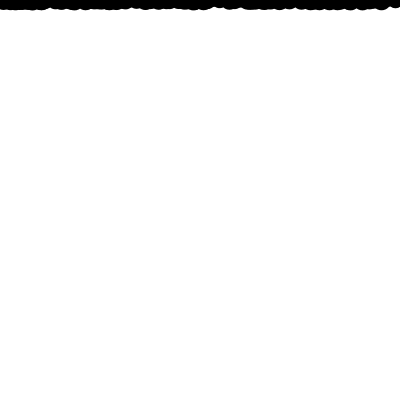
Frame 1 (no input)
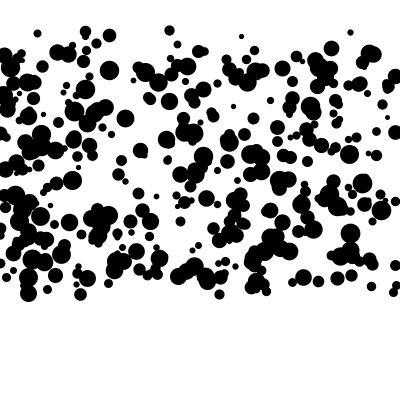
Frame 60 (the mouse pressed at the canvas centre just before this capture)
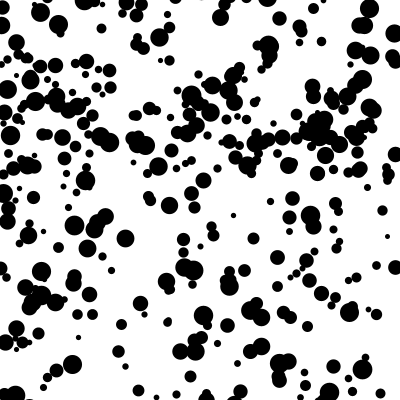
Frame 120 (the mouse held since frame 60 and released just before this capture)

The Processing sketch that drew these frames (run headless with seeded random() and noise(); from frame 60 on, the mouse is pressed at the canvas centre):

// Processing sketch: processing_41206
// ── processing_41206.pde

int howMany=400;

float[] x=new float[howMany];
float[] y=new float[howMany];
float[] dia=new float[howMany];
float[] speed=new float[howMany];

void setup() {
  size(400,400);
  for(int i=0;i<howMany;i++){
  x[i]=random(width);
  dia[i]=random(5,20);
  speed[i]=random(0.5,5);
}
  
  smooth();
}
//프로세싱은 좌표값이 소수점을 지원한다.

void draw() {
  background(255);
  for(int i=0;i<howMany;i++) {
  strokeWeight(dia[i]);
  point(x[i],y[i]);
  if (y[i]>height+dia[i]/2) {
    x[i]=(random(width));
    y[i]=-1*dia[i]/2;  
      //speed[i]=random(0.5,5);
  }
  else {
  y[i]+=speed[i];  
  }
 }
}
